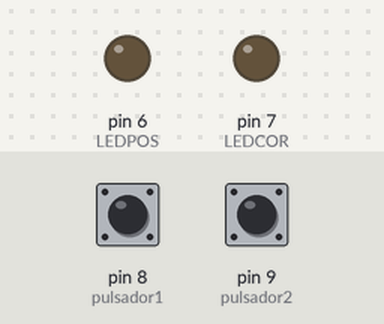
The sketch below on a simulated Arduino Uno, built with avr-gcc and run on an emulated ATmega328P. Shown: output pins drawn as LEDs (lit = HIGH). The inputs (shaded band) are chosen by the test bench; at power-on: pin 8 (pulsador1) HIGH, pin 9 (pulsador2) HIGH.

Above: at 1.2 s.
1.3 s: pin 8 (pulsador1) pulled LOW for 0.15 s
At 2.0 s:
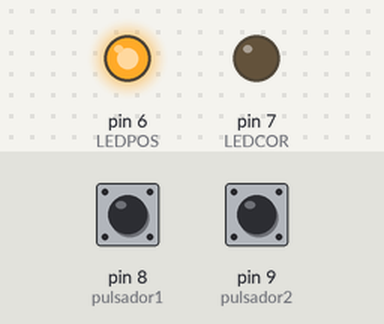
2.9 s: pin 9 (pulsador2) pulled LOW for 0.15 s
At 3.2 s:
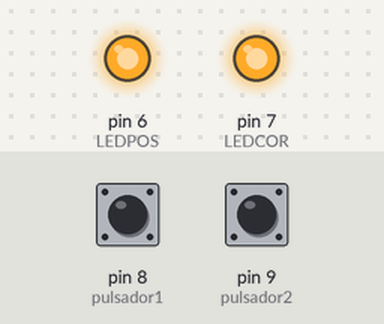
4.5 s: pin 8 (pulsador1) pulled LOW for 1 s
At 5.6 s:
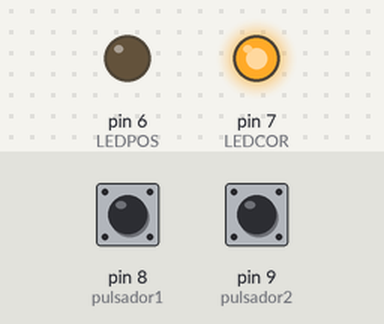
7.0 s: pin 8 (pulsador1) pulled LOW for 3.2 s
At 7.5 s:
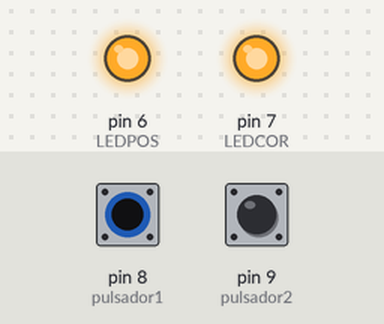
11.7 s: pin 9 (pulsador2) pulled LOW for 1 s
At 12.3 s:
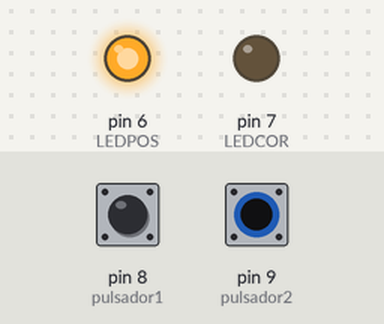
Timing chart, 0 to 14.7 s (numbered marks = the images above; inputs shaded):
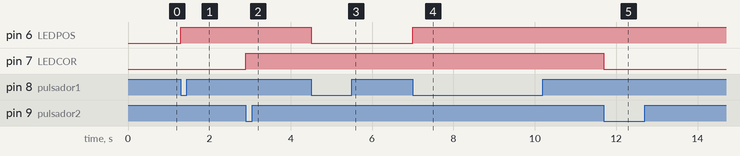

Measured:
- after the input at 1.3 s, pin 6 (LEDPOS): LOW → HIGH at once
- after the input at 2.9 s, pin 7 (LEDCOR): LOW → HIGH at once
- after the input at 4.5 s, pin 6 (LEDPOS): HIGH → LOW at once
- after the input at 7.0 s, pin 6 (LEDPOS): LOW → HIGH at once
- after the input at 11.7 s, pin 7 (LEDCOR): HIGH → LOW at once

The sketch:

sensor_parking.ino
```cpp
int LEDPOS = 6;
int LEDCOR = 7;
int pulsador1 = 8;
int pulsador2 = 9;
int estado1;
int estado2;

void setup() {
  pinMode(LEDPOS, OUTPUT);
  pinMode(LEDCOR, OUTPUT);
  pinMode(pulsador1, INPUT_PULLUP);
  pinMode(pulsador2, INPUT_PULLUP);
  estado1 = 0;
  estado2 = 0;
}

void loop() {
  // Control para el primer LED con el primer pulsador
  if (digitalRead(pulsador1) == LOW) {
    estado1 = digitalRead(LEDPOS);
    digitalWrite(LEDPOS, !estado1);
    delay(200); // Añade un retardo para evitar el rebote del pulsador
    while (digitalRead(pulsador1) == LOW);
  }

  // Control para el segundo LED con el segundo pulsador
  if (digitalRead(pulsador2) == LOW) {
    estado2 = digitalRead(LEDCOR);
    digitalWrite(LEDCOR, !estado2);
    delay(200); // Añade un retardo para evitar el rebote del pulsador
    while (digitalRead(pulsador2) == LOW);
  }
}
```
